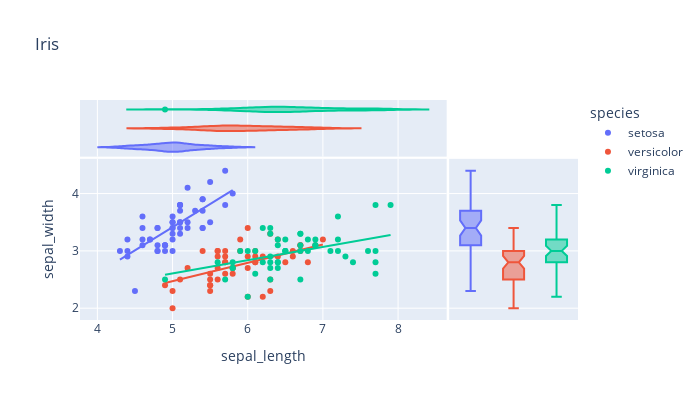

The cell this chart's notebook holds for it:
### Code cell
px.scatter(data_frame=df, x='sepal_length', y='sepal_width', color='species', marginal_x='violin', marginal_y='box', title='Iris', width=700, height=400, trendline='ols')

### Figure 1 — Plotly figure (JSON) as saved in the notebook; plotly's stock layout.template omitted (floating-point values rounded to 4 significant figures)
{"data": [{"hovertemplate": "species=setosa<br>sepal_length=%{x}<br>sepal_width=%{y}<extra></extra>", "legendgroup": "setosa", "marker": {"color": "#636efa", "symbol": "circle"}, "mode": "markers", "name": "setosa", "orientation": "v", "showlegend": true, "type": "scatter", "x": [5.1, 4.9, 4.7, 4.6, 5, 5.4, 4.6, 5, 4.4, 4.9, 5.4, 4.8, 4.8, 4.3, 5.8, 5.7, 5.4, 5.1, 5.7, 5.1, 5.4, 5.1, 4.6, 5.1, 4.8, 5, 5, 5.2, 5.2, 4.7, 4.8, 5.4, 5.2, 5.5, 4.9, 5, 5.5, 4.9, 4.4, 5.1, 5, 4.5, 4.4, 5, 5.1, 4.8, 5.1, 4.6, 5.3, 5], "xaxis": "x", "y": [3.5, 3, 3.2, 3.1, 3.6, 3.9, 3.4, 3.4, 2.9, 3.1, 3.7, 3.4, 3, 3, 4, 4.4, 3.9, 3.5, 3.8, 3.8, 3.4, 3.7, 3.6, 3.3, 3.4, 3, 3.4, 3.5, 3.4, 3.2, 3.1, 3.4, 4.1, 4.2, 3.1, 3.2, 3.5, 3.1, 3, 3.4, 3.5, 2.3, 3.2, 3.5, 3.8, 3, 3.8, 3.2, 3.7, 3.3], "yaxis": "y"}, {"alignmentgroup": "True", "hovertemplate": "species=setosa<br>sepal_length=%{x}<extra></extra>", "legendgroup": "setosa", "marker": {"color": "#636efa", "symbol": "circle"}, "name": "setosa", "offsetgroup": "setosa", "scalegroup": "x", "showlegend": false, "type": "violin", "x": [5.1, 4.9, 4.7, 4.6, 5, 5.4, 4.6, 5, 4.4, 4.9, 5.4, 4.8, 4.8, 4.3, 5.8, 5.7, 5.4, 5.1, 5.7, 5.1, 5.4, 5.1, 4.6, 5.1, 4.8, 5, 5, 5.2, 5.2, 4.7, 4.8, 5.4, 5.2, 5.5, 4.9, 5, 5.5, 4.9, 4.4, 5.1, 5, 4.5, 4.4, 5, 5.1, 4.8, 5.1, 4.6, 5.3, 5], "xaxis": "x3", "yaxis": "y3"}, {"alignmentgroup": "True", "hovertemplate": "species=setosa<br>sepal_width=%{y}<extra></extra>", "legendgroup": "setosa", "marker": {"color": "#636efa", "symbol": "circle"}, "name": "setosa", "notched": true, "offsetgroup": "setosa", "showlegend": false, "type": "box", "xaxis": "x2", "y": [3.5, 3, 3.2, 3.1, 3.6, 3.9, 3.4, 3.4, 2.9, 3.1, 3.7, 3.4, 3, 3, 4, 4.4, 3.9, 3.5, 3.8, 3.8, 3.4, 3.7, 3.6, 3.3, 3.4, 3, 3.4, 3.5, 3.4, 3.2, 3.1, 3.4, 4.1, 4.2, 3.1, 3.2, 3.5, 3.1, 3, 3.4, 3.5, 2.3, 3.2, 3.5, 3.8, 3, 3.8, 3.2, 3.7, 3.3], "yaxis": "y2"}, {"hovertemplate": "<b>OLS trendline</b><br>sepal_width = 0.807234 * sepal_length + -0.623012<br>R<sup>2</sup>=0.557681<br><br>species=setosa<br>sepal_length=%{x}<br>sepal_width=%{y} <b>(trend)</b><extra></extra>", "legendgroup": "setosa", "marker": {"color": "#636efa", "symbol": "circle"}, "mode": "lines", "name": "setosa", "showlegend": false, "type": "scatter", "x": [4.3, 4.4, 4.4, 4.4, 4.5, 4.6, 4.6, 4.6, 4.6, 4.7, 4.7, 4.8, 4.8, 4.8, 4.8, 4.8, 4.9, 4.9, 4.9, 4.9, 5, 5, 5, 5, 5, 5, 5, 5, 5.1, 5.1, 5.1, 5.1, 5.1, 5.1, 5.1, 5.1, 5.2, 5.2, 5.2, 5.3, 5.4, 5.4, 5.4, 5.4, 5.4, 5.5, 5.5, 5.7, 5.7, 5.8], "xaxis": "x", "y": [2.848, 2.929, 2.929, 2.929, 3.01, 3.09, 3.09, 3.09, 3.09, 3.171, 3.171, 3.252, 3.252, 3.252, 3.252, 3.252, 3.332, 3.332, 3.332, 3.332, 3.413, 3.413, 3.413, 3.413, 3.413, 3.413, 3.413, 3.413, 3.494, 3.494, 3.494, 3.494, 3.494, 3.494, 3.494, 3.494, 3.575, 3.575, 3.575, 3.655, 3.736, 3.736, 3.736, 3.736, 3.736, 3.817, 3.817, 3.978, 3.978, 4.059], "yaxis": "y"}, {"hovertemplate": "species=versicolor<br>sepal_length=%{x}<br>sepal_width=%{y}<extra></extra>", "legendgroup": "versicolor", "marker": {"color": "#EF553B", "symbol": "circle"}, "mode": "markers", "name": "versicolor", "orientation": "v", "showlegend": true, "type": "scatter", "x": [7, 6.4, 6.9, 5.5, 6.5, 5.7, 6.3, 4.9, 6.6, 5.2, 5, 5.9, 6, 6.1, 5.6, 6.7, 5.6, 5.8, 6.2, 5.6, 5.9, 6.1, 6.3, 6.1, 6.4, 6.6, 6.8, 6.7, 6, 5.7, 5.5, 5.5, 5.8, 6, 5.4, 6, 6.7, 6.3, 5.6, 5.5, 5.5, 6.1, 5.8, 5, 5.6, 5.7, 5.7, 6.2, 5.1, 5.7], "xaxis": "x", "y": [3.2, 3.2, 3.1, 2.3, 2.8, 2.8, 3.3, 2.4, 2.9, 2.7, 2, 3, 2.2, 2.9, 2.9, 3.1, 3, 2.7, 2.2, 2.5, 3.2, 2.8, 2.5, 2.8, 2.9, 3, 2.8, 3, 2.9, 2.6, 2.4, 2.4, 2.7, 2.7, 3, 3.4, 3.1, 2.3, 3, 2.5, 2.6, 3, 2.6, 2.3, 2.7, 3, 2.9, 2.9, 2.5, 2.8], "yaxis": "y"}, {"alignmentgroup": "True", "hovertemplate": "species=versicolor<br>sepal_length=%{x}<extra></extra>", "legendgroup": "versicolor", "marker": {"color": "#EF553B", "symbol": "circle"}, "name": "versicolor", "offsetgroup": "versicolor", "scalegroup": "x", "showlegend": false, "type": "violin", "x": [7, 6.4, 6.9, 5.5, 6.5, 5.7, 6.3, 4.9, 6.6, 5.2, 5, 5.9, 6, 6.1, 5.6, 6.7, 5.6, 5.8, 6.2, 5.6, 5.9, 6.1, 6.3, 6.1, 6.4, 6.6, 6.8, 6.7, 6, 5.7, 5.5, 5.5, 5.8, 6, 5.4, 6, 6.7, 6.3, 5.6, 5.5, 5.5, 6.1, 5.8, 5, 5.6, 5.7, 5.7, 6.2, 5.1, 5.7], "xaxis": "x3", "yaxis": "y3"}, {"alignmentgroup": "True", "hovertemplate": "species=versicolor<br>sepal_width=%{y}<extra></extra>", "legendgroup": "versicolor", "marker": {"color": "#EF553B", "symbol": "circle"}, "name": "versicolor", "notched": true, "offsetgroup": "versicolor", "showlegend": false, "type": "box", "xaxis": "x2", "y": [3.2, 3.2, 3.1, 2.3, 2.8, 2.8, 3.3, 2.4, 2.9, 2.7, 2, 3, 2.2, 2.9, 2.9, 3.1, 3, 2.7, 2.2, 2.5, 3.2, 2.8, 2.5, 2.8, 2.9, 3, 2.8, 3, 2.9, 2.6, 2.4, 2.4, 2.7, 2.7, 3, 3.4, 3.1, 2.3, 3, 2.5, 2.6, 3, 2.6, 2.3, 2.7, 3, 2.9, 2.9, 2.5, 2.8], "yaxis": "y2"}, {"hovertemplate": "<b>OLS trendline</b><br>sepal_width = 0.319719 * sepal_length + 0.872146<br>R<sup>2</sup>=0.276582<br><br>species=versicolor<br>sepal_length=%{x}<br>sepal_width=%{y} <b>(trend)</b><extra></extra>", "legendgroup": "versicolor", "marker": {"color": "#EF553B", "symbol": "circle"}, "mode": "lines", "name": "versicolor", "showlegend": false, "type": "scatter", "x": [4.9, 5, 5, 5.1, 5.2, 5.4, 5.5, 5.5, 5.5, 5.5, 5.5, 5.6, 5.6, 5.6, 5.6, 5.6, 5.7, 5.7, 5.7, 5.7, 5.7, 5.8, 5.8, 5.8, 5.9, 5.9, 6, 6, 6, 6, 6.1, 6.1, 6.1, 6.1, 6.2, 6.2, 6.3, 6.3, 6.3, 6.4, 6.4, 6.5, 6.6, 6.6, 6.7, 6.7, 6.7, 6.8, 6.9, 7], "xaxis": "x", "y": [2.439, 2.471, 2.471, 2.503, 2.535, 2.599, 2.631, 2.631, 2.631, 2.631, 2.631, 2.663, 2.663, 2.663, 2.663, 2.663, 2.695, 2.695, 2.695, 2.695, 2.695, 2.727, 2.727, 2.727, 2.758, 2.758, 2.79, 2.79, 2.79, 2.79, 2.822, 2.822, 2.822, 2.822, 2.854, 2.854, 2.886, 2.886, 2.886, 2.918, 2.918, 2.95, 2.982, 2.982, 3.014, 3.014, 3.014, 3.046, 3.078, 3.11], "yaxis": "y"}, {"hovertemplate": "species=virginica<br>sepal_length=%{x}<br>sepal_width=%{y}<extra></extra>", "legendgroup": "virginica", "marker": {"color": "#00cc96", "symbol": "circle"}, "mode": "markers", "name": "virginica", "orientation": "v", "showlegend": true, "type": "scatter", "x": [6.3, 5.8, 7.1, 6.3, 6.5, 7.6, 4.9, 7.3, 6.7, 7.2, 6.5, 6.4, 6.8, 5.7, 5.8, 6.4, 6.5, 7.7, 7.7, 6, 6.9, 5.6, 7.7, 6.3, 6.7, 7.2, 6.2, 6.1, 6.4, 7.2, 7.4, 7.9, 6.4, 6.3, 6.1, 7.7, 6.3, 6.4, 6, 6.9, 6.7, 6.9, 5.8, 6.8, 6.7, 6.7, 6.3, 6.5, 6.2, 5.9], "xaxis": "x", "y": [3.3, 2.7, 3, 2.9, 3, 3, 2.5, 2.9, 2.5, 3.6, 3.2, 2.7, 3, 2.5, 2.8, 3.2, 3, 3.8, 2.6, 2.2, 3.2, 2.8, 2.8, 2.7, 3.3, 3.2, 2.8, 3, 2.8, 3, 2.8, 3.8, 2.8, 2.8, 2.6, 3, 3.4, 3.1, 3, 3.1, 3.1, 3.1, 2.7, 3.2, 3.3, 3, 2.5, 3, 3.4, 3], "yaxis": "y"}, {"alignmentgroup": "True", "hovertemplate": "species=virginica<br>sepal_length=%{x}<extra></extra>", "legendgroup": "virginica", "marker": {"color": "#00cc96", "symbol": "circle"}, "name": "virginica", "offsetgroup": "virginica", "scalegroup": "x", "showlegend": false, "type": "violin", "x": [6.3, 5.8, 7.1, 6.3, 6.5, 7.6, 4.9, 7.3, 6.7, 7.2, 6.5, 6.4, 6.8, 5.7, 5.8, 6.4, 6.5, 7.7, 7.7, 6, 6.9, 5.6, 7.7, 6.3, 6.7, 7.2, 6.2, 6.1, 6.4, 7.2, 7.4, 7.9, 6.4, 6.3, 6.1, 7.7, 6.3, 6.4, 6, 6.9, 6.7, 6.9, 5.8, 6.8, 6.7, 6.7, 6.3, 6.5, 6.2, 5.9], "xaxis": "x3", "yaxis": "y3"}, {"alignmentgroup": "True", "hovertemplate": "species=virginica<br>sepal_width=%{y}<extra></extra>", "legendgroup": "virginica", "marker": {"color": "#00cc96", "symbol": "circle"}, "name": "virginica", "notched": true, "offsetgroup": "virginica", "showlegend": false, "type": "box", "xaxis": "x2", "y": [3.3, 2.7, 3, 2.9, 3, 3, 2.5, 2.9, 2.5, 3.6, 3.2, 2.7, 3, 2.5, 2.8, 3.2, 3, 3.8, 2.6, 2.2, 3.2, 2.8, 2.8, 2.7, 3.3, 3.2, 2.8, 3, 2.8, 3, 2.8, 3.8, 2.8, 2.8, 2.6, 3, 3.4, 3.1, 3, 3.1, 3.1, 3.1, 2.7, 3.2, 3.3, 3, 2.5, 3, 3.4, 3], "yaxis": "y2"}, {"hovertemplate": "<b>OLS trendline</b><br>sepal_width = 0.23189 * sepal_length + 1.44631<br>R<sup>2</sup>=0.209057<br><br>species=virginica<br>sepal_length=%{x}<br>sepal_width=%{y} <b>(trend)</b><extra></extra>", "legendgroup": "virginica", "marker": {"color": "#00cc96", "symbol": "circle"}, "mode": "lines", "name": "virginica", "showlegend": false, "type": "scatter", "x": [4.9, 5.6, 5.7, 5.8, 5.8, 5.8, 5.9, 6, 6, 6.1, 6.1, 6.2, 6.2, 6.3, 6.3, 6.3, 6.3, 6.3, 6.3, 6.4, 6.4, 6.4, 6.4, 6.4, 6.5, 6.5, 6.5, 6.5, 6.7, 6.7, 6.7, 6.7, 6.7, 6.8, 6.8, 6.9, 6.9, 6.9, 7.1, 7.2, 7.2, 7.2, 7.3, 7.4, 7.6, 7.7, 7.7, 7.7, 7.7, 7.9], "xaxis": "x", "y": [2.583, 2.745, 2.768, 2.791, 2.791, 2.791, 2.814, 2.838, 2.838, 2.861, 2.861, 2.884, 2.884, 2.907, 2.907, 2.907, 2.907, 2.907, 2.907, 2.93, 2.93, 2.93, 2.93, 2.93, 2.954, 2.954, 2.954, 2.954, 3.0, 3.0, 3.0, 3.0, 3.0, 3.023, 3.023, 3.046, 3.046, 3.046, 3.093, 3.116, 3.116, 3.116, 3.139, 3.162, 3.209, 3.232, 3.232, 3.232, 3.232, 3.278], "yaxis": "y"}], "layout": {"height": 400, "legend": {"title": {"text": "species"}, "tracegroupgap": 0}, "title": {"text": "Iris"}, "width": 700, "xaxis": {"anchor": "y", "domain": [0, 0.7363], "title": {"text": "sepal_length"}}, "xaxis2": {"anchor": "y2", "domain": [0.7413, 1], "matches": "x2", "showgrid": false, "showline": false, "showticklabels": false, "ticks": ""}, "xaxis3": {"anchor": "y3", "domain": [0, 0.7363], "matches": "x", "showgrid": true, "showticklabels": false}, "xaxis4": {"anchor": "y4", "domain": [0.7413, 1], "matches": "x2", "showgrid": false, "showline": false, "showticklabels": false, "ticks": ""}, "yaxis": {"anchor": "x", "domain": [0, 0.7326], "title": {"text": "sepal_width"}}, "yaxis2": {"anchor": "x2", "domain": [0, 0.7326], "matches": "y", "showgrid": true, "showticklabels": false}, "yaxis3": {"anchor": "x3", "domain": [0.7426, 1], "matches": "y3", "showgrid": false, "showline": false, "showticklabels": false, "ticks": ""}, "yaxis4": {"anchor": "x4", "domain": [0.7426, 1], "matches": "y3", "showgrid": true, "showline": false, "showticklabels": false, "ticks": ""}}}
